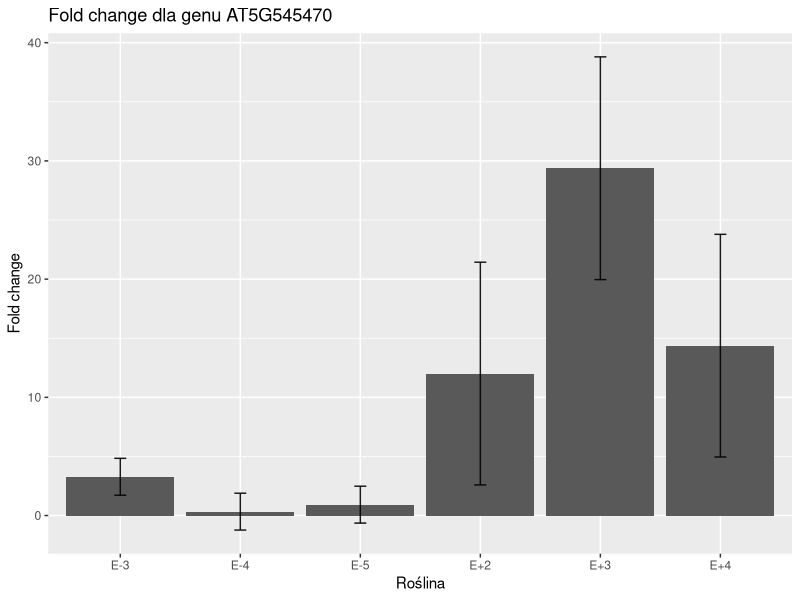
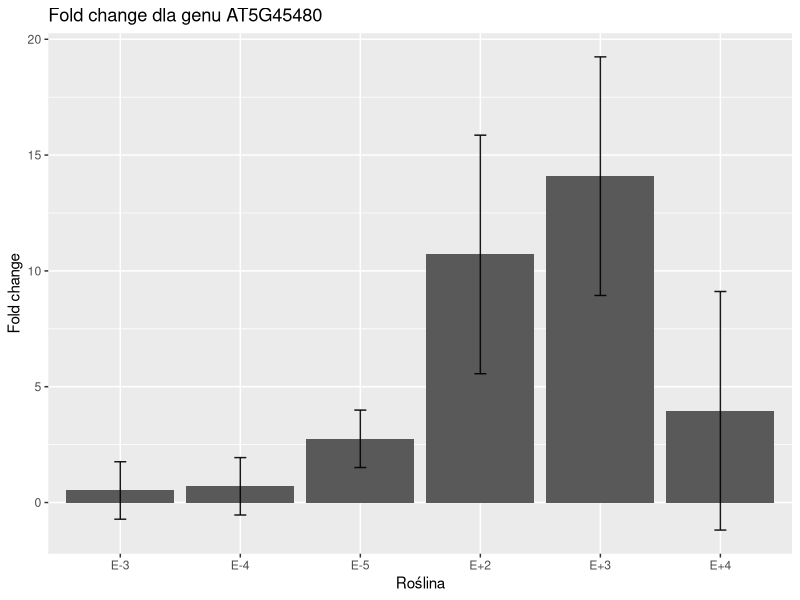
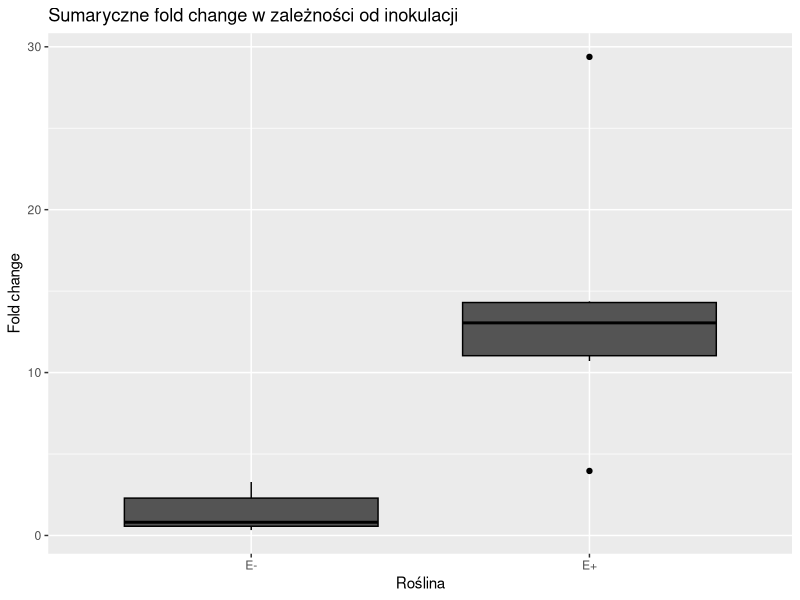
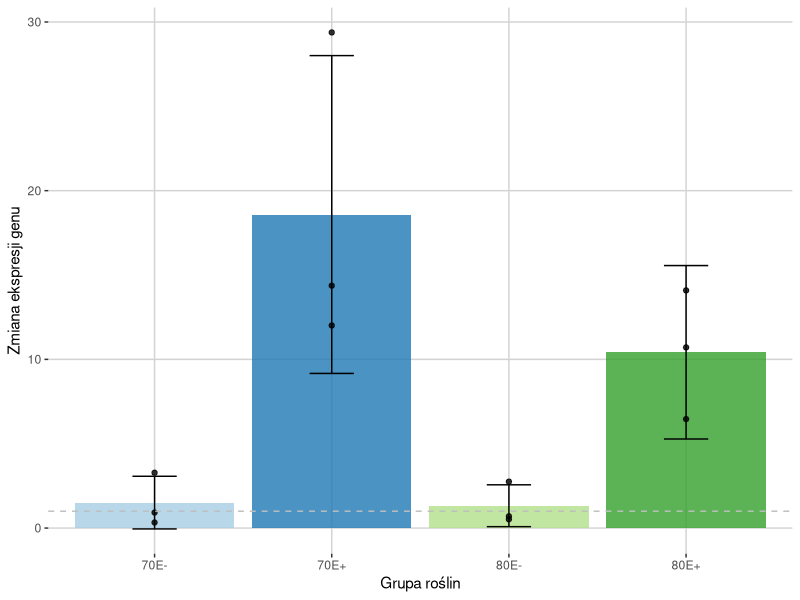
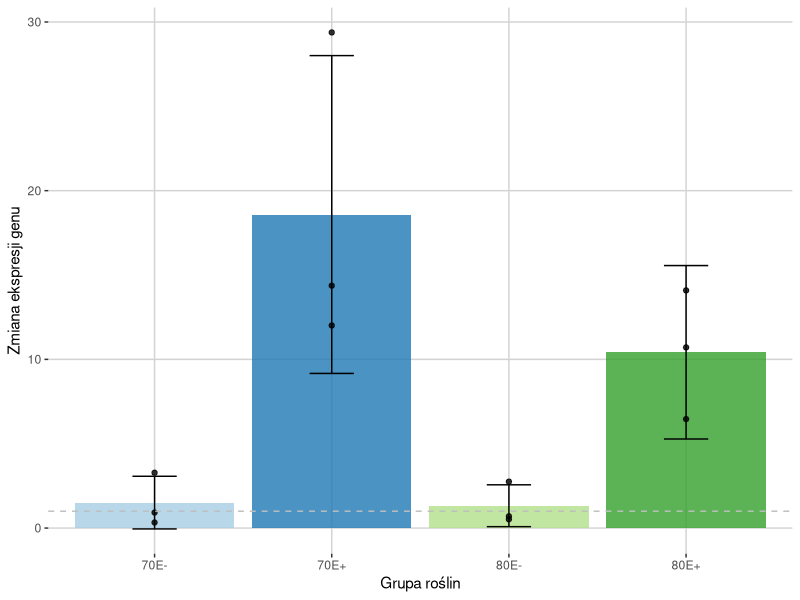

Write R code to recreate these figures, in order.
## ---- chunk 1
require(ggplot2)
require(readxl)
require(dplyr)
## ---- chunk 2
fold.70 <- c(3.28, 0.33, 0.92, 12.01, 29.38, 14.37)
fold.80 <- c(0.52, 0.7, 2.75, 10.71, 14.09, 3.96)
names <- c('E-3', 'E-4', 'E-5', 'E+2', 'E+3', 'E+4')
sd.70 <- c(1.56, 1.56, 1.56, 9.42, 9.42, 9.42)
sd.80 <- c(1.24, 1.24, 1.24, 5.15, 5.15, 5.15)
## ---- chunk 3
df.70 <- data.frame(names, fold.70, sd.70)
## ---- chunk 4
df.80 <- data.frame(names, fold.80)
## ---- chunk 5
ggplot(data = df.70, aes(names, fold.70))+
  geom_bar(stat="identity")+
  labs(title = "Fold change dla genu AT5G545470", x = "Roślina", y = "Fold change")+
  geom_errorbar( aes(x=names, ymin=fold.70-sd.70, ymax=fold.70+sd.70), width=0.1, colour="black", alpha=0.9, size=0.5)
## ---- chunk 6
ggplot(data = df.80, aes(names, fold.80))+
  geom_bar(stat="identity")+
  labs(title = "Fold change dla genu AT5G45480", x = "Roślina", y = "Fold change")+
  geom_errorbar( aes(x=names, ymin=fold.80-sd.80, ymax=fold.80+sd.80), width=0.1, colour="black", alpha=0.9, size=0.5)
## ---- chunk 7
plant <- c(rep("E-", 3), rep("E+", 3), rep("E-", 3), rep("E+", 3))
goi <- c(rep("70", 6), rep("80", 6))
fold.change <- c(3.28, 0.33, 0.92, 12.01, 29.38, 14.37, 0.52, 0.7, 2.75, 10.71, 14.09, 3.96)
anova.df <- data.frame(plant, goi, fold.change)
anova.df
## ---- chunk 8
fc.anova <- aov(fold.change ~ plant + goi, data=anova.df)
summary(fc.anova)
## ---- chunk 9
TukeyHSD(fc.anova)
## ---- chunk 10
ggplot(anova.df, aes(x=plant, y=fold.change, fill=goi)) +
  geom_boxplot(color="black", fill="grey33")+
  labs(title = "Sumaryczne fold change w zależności od inokulacji", x = "Roślina", y = "Fold change")
## ---- chunk 11
plant <- c(rep("70E-", 3), rep("70E+", 3), rep("80E-", 3), rep("80E+", 3))
fold.change <- c(3.28, 0.33, 0.92, 12.01, 29.38, 14.37, 0.52, 0.7, 2.75, 10.71, 14.09, 6.46)
df <- data.frame(plant, fold.change)
df
## ---- chunk 12
means <- df %>%
  group_by(plant) %>% 
  summarise(fold.change = mean(fold.change))
means$error.bars <- c(9.42, 1.56, 5.14, 1.24)
means

bar_plot <- ggplot(df, aes(x = plant, y = fold.change, fill = plant)) +
  geom_bar(data=means, stat = "identity", alpha=0.8) +
  geom_point(alpha=0.8) +
  labs(x = "Grupa roślin", y = "Zmiana ekspresji genu") +
  scale_fill_manual(values = c("#A6CEE3", "#1F78B4", "#B2DF8A", "#33A02C")) +
  geom_hline(yintercept = 1, linetype = "dashed", color = "grey") +
  theme(legend.position = "none") +
  geom_errorbar(data=means, aes(ymin=fold.change - error.bars, ymax=fold.change+error.bars), width = 0.25) +
  theme(panel.background = element_rect(fill = "white"),  # Białe tło
        panel.grid.major = element_line(color = "lightgrey"),  # Szare osie siatki
        panel.grid.minor = element_blank())  # Usunięcie siatki podrzędnej

bar_plot
## ---- chunk 13
ggsave(filename = 'pfaffl.png',plot = bar_plot)
## ---- chunk 14
t.test.70 <- t.test(df$fold.change[1:3],df$fold.change[4:6], var.equal = TRUE)
t.test.70
## ---- chunk 15
t.test.80 <- t.test(df$fold.change[7:9],df$fold.change[10:12], var.equal = TRUE)
t.test.80
